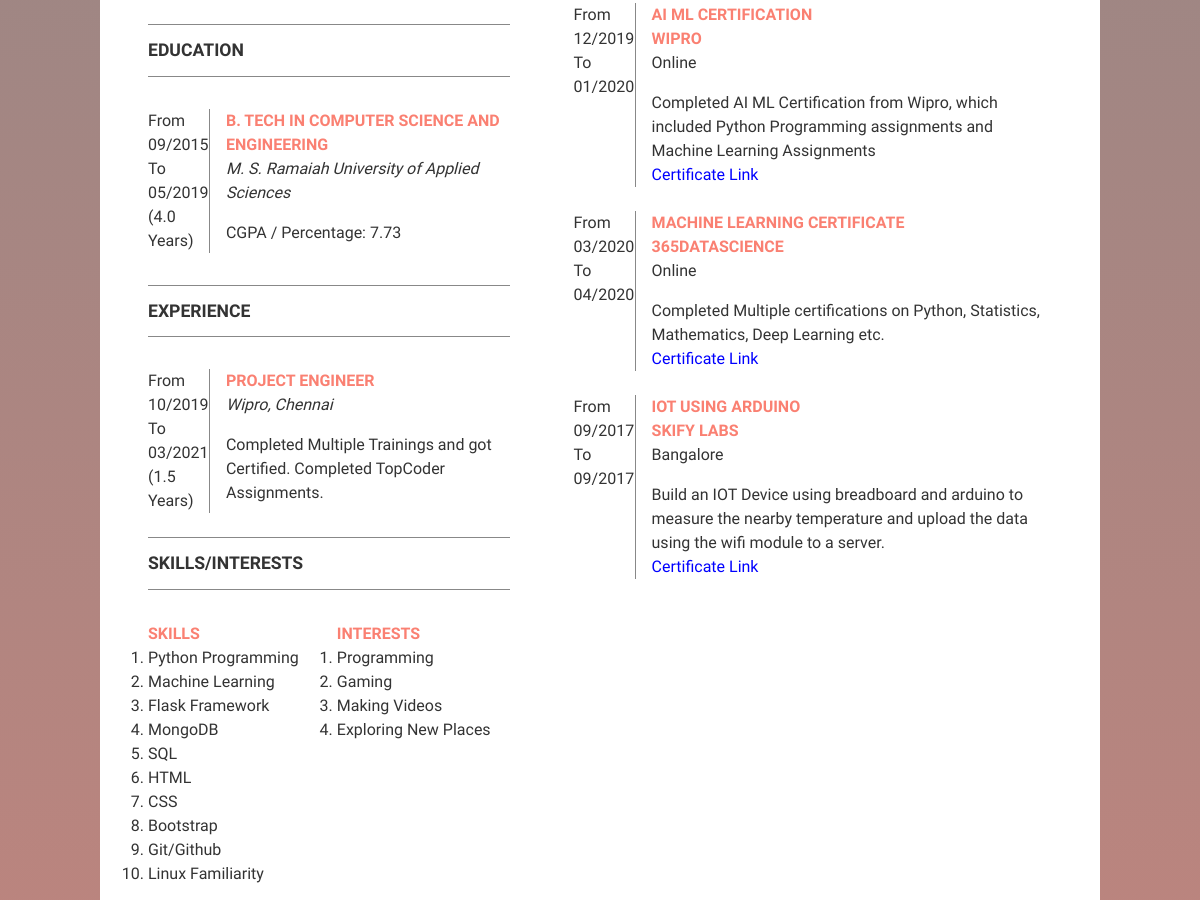
Before: / (middle part) with the older database file.
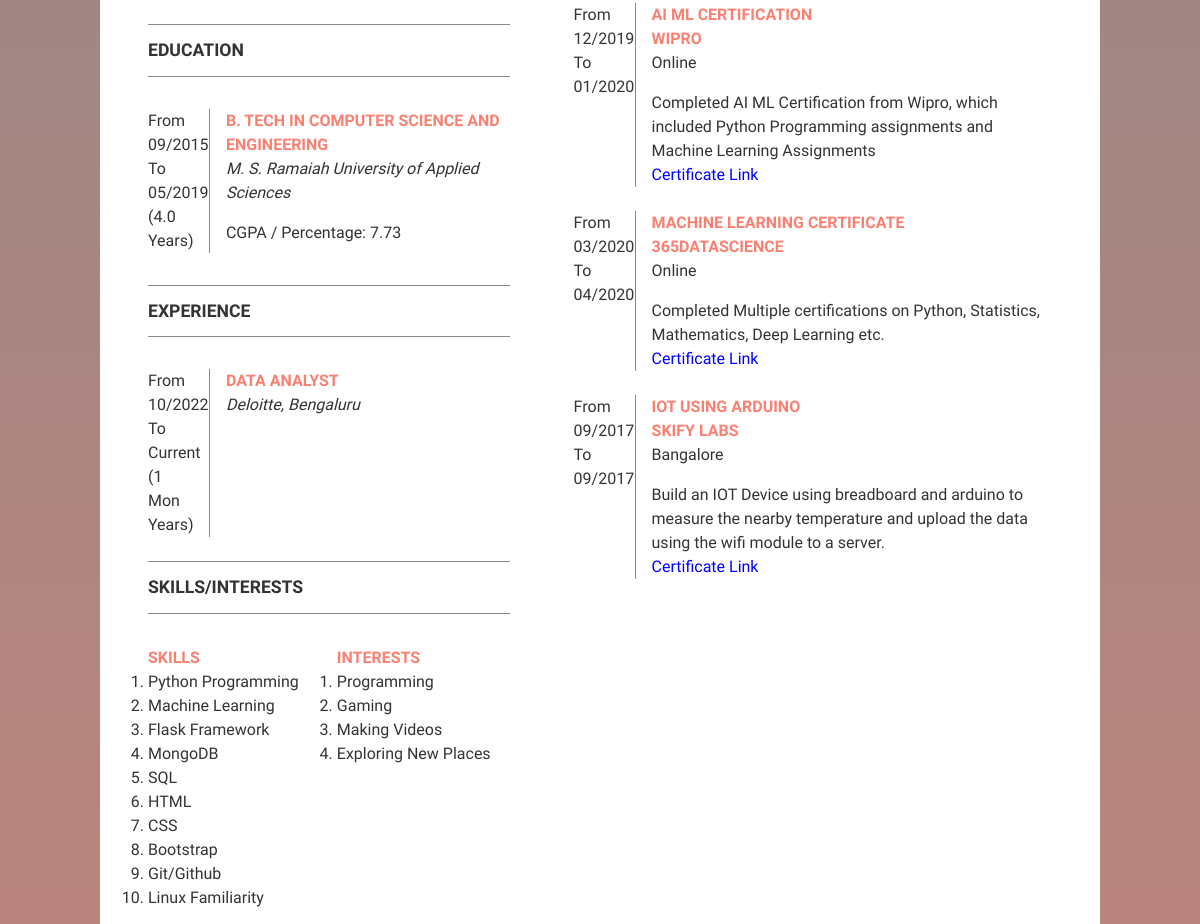
After: the same page with the newer database file.
### tables this page shows
CREATE TABLE EDUCATION (TID VARCHAR(255) NOT NULL,
            DEGREE VARCHAR(255),
            UNIVERSITY VARCHAR(255),
            LOCATION VARCHAR(255),
            SCORE FLOAT,
            START_DATE DATE,
            END_DATE DATE,
            DURATION FLOAT,
            PRIMARY KEY (TID));

CREATE TABLE EXPERIENCE (TID VARCHAR(255) NOT NULL,
            DESIGNATION VARCHAR(255),
            COMPANY VARCHAR(255),
            LOCATION VARCHAR(255),
            START_DATE DATE,
            END_DATE DATE,
            DURATION FLOAT,
            DETAILS VARCHAR(255),
            PRIMARY KEY (TID));

CREATE TABLE SKILLS (TID VARCHAR(255) NOT NULL,
            SKILL_NAME VARCHAR(255), PRIMARY KEY(TID));

CREATE TABLE INTEREST (TID VARCHAR(255) NOT NULL,
            INTEREST_NAME VARCHAR(255), PRIMARY KEY(TID));

CREATE TABLE CERTIFICATES (TID VARCHAR(255) NOT NULL,
            CERTIFICATE_NAME VARCHAR(255),
            ISSUER VARCHAR(255),
            LOCATION VARCHAR(255),
            CERTIFICATE_LINK VARCHAR(255),
            START_DATE DATE,
            END_DATE DATE,
            DURATION FLOAT,
            DETAILS VARCHAR(255),
            PRIMARY KEY(TID));

### main.py (the view)
@app.route('/', methods=['GET'])
def homepage():
    try:
        main_dict = get_data()
    except:
        return 'Database Problem'
    else:
        return render_template('index.html', main_dict = main_dict)

### templates/index.html (shortened to what this page needs)
<!DOCTYPE html>
<html lang="en">
<head>
  <link rel="stylesheet" href="../static/style.css">
</head>
<body>
  <div class="resume">
    <div class="column">
      <section class="section1">
        <br><br><br>
        <section class="education">
          <h2>Education</h2>
          <ul class="timeline">
            <li class="event">
              <span class="duration">From {{main_dict['table2_dict']['start_date']}} To {{main_dict['table2_dict']['end_date']}} ({{main_dict['table2_dict']['duration']}} Years) </span>
              <div class="content">
                <h3>{{main_dict['table2_dict']['degree']}}</h3>
                <p><em>{{main_dict['table2_dict']['university']}}</em></p>
                <p>CGPA / Percentage: {{main_dict['table2_dict']['score']}}</p>
              </div>
            </li>
          </ul>
        </section>
        <section class="experience">
          <h2>Experience</h2>
          <ul class="timeline">
            <li class="event">
              <span class="duration">From {{main_dict['table3_dict']['start_date']}} To {{main_dict['table3_dict']['end_date']}} ({{main_dict['table3_dict']['duration']}} Years)</span>
              <div class="content">
                <h3>{{main_dict['table3_dict']['designation']}}</h3>
                <p><em>{{main_dict['table3_dict']['company']}}, {{main_dict['table3_dict']['location']}}</em></p>
                <p>
                  {{main_dict['table3_dict']['details']}}
                </p>
              </div>
            </li>
          </ul>
        </section>
        <br>
        <h2>Skills/Interests</h2>
        <ul>
          <li>
            <h3>Skills</h3>
            <ol type="1">
              {% for i in main_dict['table4_dict'] %}
                <li>{{i}}</li>
              {% endfor %}
            </ol>
          </li>
          <li>
            <h3>Interests</h3>
            <ol type="1">
              {% for i in main_dict['table5_dict'] %}
                <li>{{i}}</li>
              {% endfor %}
            </ol>
          </li>
        </ul>
      </section>
    </div>
    <div class="column">
      <section class="section1">
        <section class="certificates">
          {% for i in main_dict['table7_dict'] %}
            <ul class="timeline">
              <li class="event">
                <span class="duration">From {{i['start_date']}} To {{i['end_date']}}</span>
                <div class="content">
                  <h3>{{i['certificate_name']}}</h3>
                  <h3>{{i['issuer']}}</h3>
                  <p>{{i['location']}}</p>
                  <p>{{i['details']}}</p>
                  <p>
                    <a style="color:blue;"
                      href="{{i['certificate_link']}}"
                      target="_blank">Certificate Link</a>
                  </p>
                </div>
              </li>
            </ul>
          <br>
          {% endfor %}
        </section>
      </section>
    </div>
  </div>
  <section class="project">
    {% for i in main_dict['table8_dict'] %}
    <br>
    {% endfor %}
</body>
</html>

### static/style.css (style rules this page uses)
* { padding: 0; margin: 0; box-sizing: border-box; }
html { color: #333; font-family: "Josefin Sans"; line-height: 1.5; }
body { padding: 2rem 2.5rem; background-image: linear-gradient(#888, salmon); }
h2 { font-size: 1.1rem; text-transform: uppercase; border-top: 1px solid #888; border-bottom: 1px solid #888; padding: 0.75rem 0; margin-bottom: 2rem; }
h3 { font-size: 1rem; text-transform: uppercase; color: salmon; }
p { line-height: 1.5; }
section + section { margin-top: 2rem; }
a { text-decoration: none; color: inherit; }
ul { list-style: none; }
.section1 > ul { display: grid; grid-template-columns: 1fr 1fr; grid-gap: 1rem; }
.timeline .event { display: grid; grid-template-columns: 5ch 1fr; }
.timeline .content { border-left: 1px solid #888; padding-left: 1rem; margin-left: 1rem; }
.content > h3 + p { margin-bottom: 1rem; color: #333; }
.resume { border-top-left-radius: 20px; border-top-right-radius: 20px; display: grid; grid-template-columns: 40% 1fr; grid-gap: 4rem; background-color: white; padding-top: 3rem; padding-left: 3rem; padding-right: 3rem; max-width: 1000px; margin: auto; }
.project { background-color: white; padding: 3rem; max-width: 1000px; margin: auto; border-bottom-left-radius: 20px; border-bottom-right-radius: 20px; }

Changed rows visible on the page:
no longer on this page (row edited): EXPERIENCE: table3_dict.start_date "10/2019", table3_dict.end_date "03/2021", table3_dict.duration "1.5", table3_dict.designation "PROJECT ENGINEER", table3_dict.company "Wipro", table3_dict.location "Chennai", table3_dict.details "Completed Multiple Trainings and got Certified. Completed TopCoder Assignments."
added EXPERIENCE: table3_dict.start_date "10/2022", table3_dict.end_date "Current", table3_dict.duration "1 Mon", table3_dict.designation "DATA ANALYST", table3_dict.company "Deloitte", table3_dict.location "Bengaluru"
